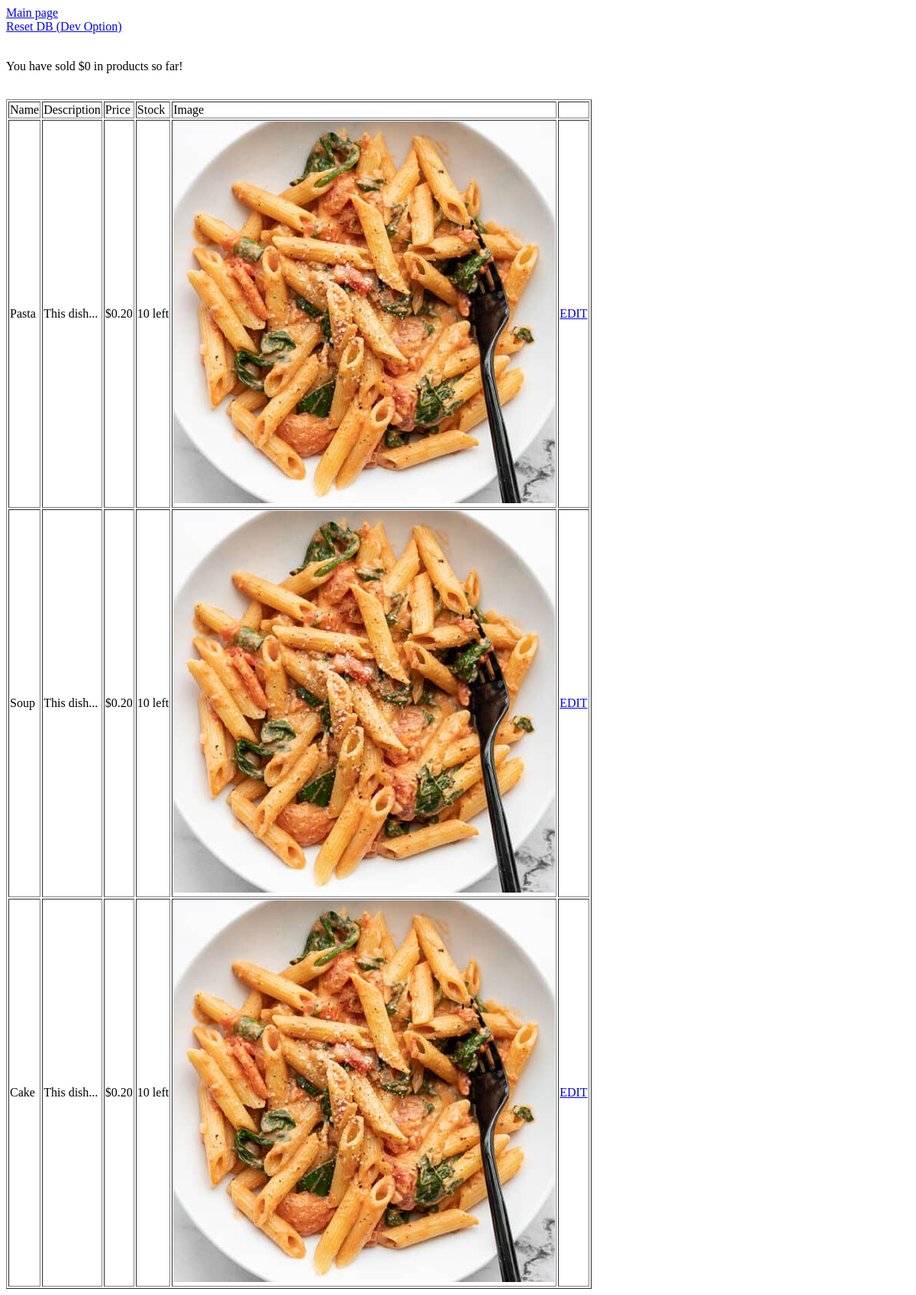
The page /manage on the database as committed earlier.
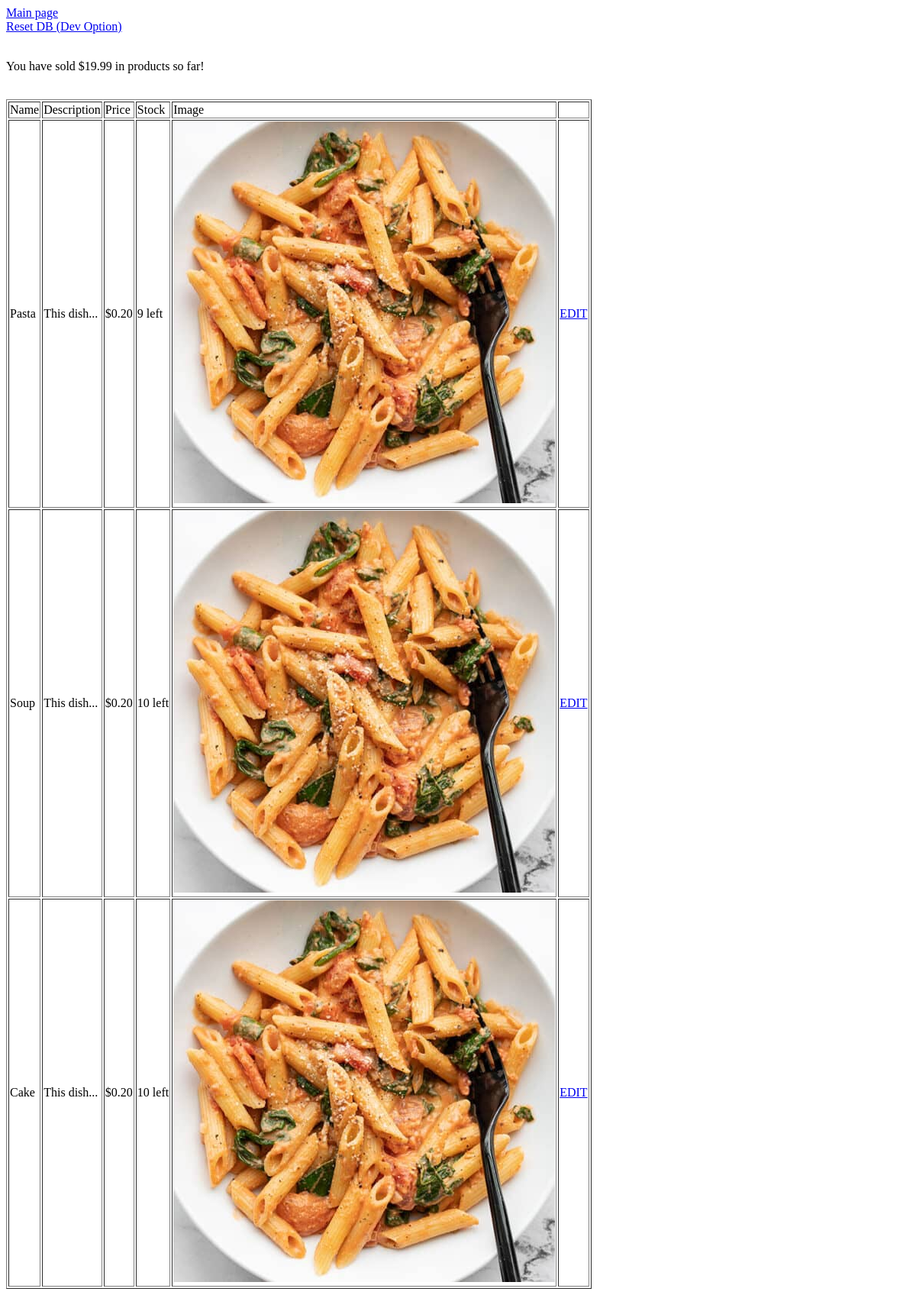
The same page on the database as committed later.
### tables this page shows
CREATE TABLE products (name TEXT, description TEXT, price FLOAT, stock INTEGER, imgpath TEXT);

### image_repository/views.py (the view)
@app.route("/manage", methods=['GET', 'POST'])
def manage_page():
    products = process_info()
    (cursor, _) = get_cursor()
    cursor.execute("SELECT SUM(value) FROM transactions")
    result = cursor.fetchone()[0]
    earnings = result if result else 0
    return render_template("manage.html", products=products, earnings=earnings)

### image_repository/views.py (called while the page is built)
def get_cursor():
    connection = sql.connect("products.db")
    cursor = connection.cursor()
    return (cursor, connection)

def process_info():
    (cursor, _) = get_cursor()
    cursor.execute("SELECT rowid, * FROM products")
    rows = cursor.fetchall()
    print("Retrieved %d database entries" % len(rows))
    products = []
    for row in rows:
        products.append({
            "id":    row[0],
            "name":  row[1],
            "description": row[2],
            "price": "$%.2f" % (row[3]/100.0),
            "stock": "%d left" % (row[4]),
            "src":   "%s" % (row[5]),
        })
    return products

### image_repository/templates/manage.html (shortened to what this page needs)
<!doctype html>
<html>
    <head>
    </head>
    <body>
        <a href="/">Main page</a> <br>
        <a href="/reset">Reset DB (Dev Option)</a> <br>
        <br>
        <p>You have sold ${{earnings}} in products so far!</p> <br>
        <table border = 1>
            <thead>
                <td>Name</td>
                <td>Description</td>
                <td>Price</td>
                <td>Stock</td>
                <td>Image</td>
                <td></td>
            </thead>
            {% for product in products %}
                <tr>
                <td>{{product["name"]}}</td>
                <td>{{product["description"]}}</td>
                <td>{{product["price"]}}</td>
                <td>{{product["stock"]}}</td>
                <td><img src='{{product["src"]}}' /></td>
                <td><a href='/edit/{{product["id"]}}'>EDIT</button></td>
                </tr>
            {% endfor %}
        </table>
    </body>
</html>

Rows that differ between the two databases and show on the page:
changed products "Pasta": stock "10 left" → "9 left"
Other text that changed with them:
{{ earnings }}: "0" → "19.99"
